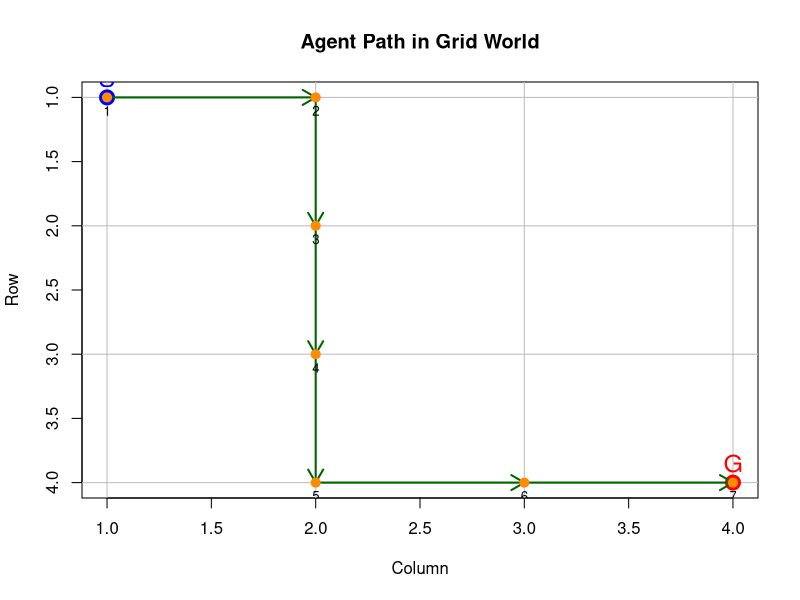

Generate this figure with R:
#---------------------------------------
# Agent Path in Grid World (Enhanced)
#---------------------------------------

grid_size <- 4

# Example trajectory
x <- c(1,1,2,3,4,4,4)   # row positions
y <- c(1,2,2,2,2,3,4)   # column positions

plot(1:grid_size,
     1:grid_size,
     type="n",
     xlim=c(1,4),
     ylim=c(4,1),   # flip y-axis so row 1 is at bottom
     xlab="Column",
     ylab="Row",
     main="Agent Path in Grid World")

# Draw grid lines
abline(v=1:4, col="gray")
abline(h=1:4, col="gray")

# Mark start and goal
points(1,1,pch=19,col="blue",cex=2)
text(1,1,"S",pos=3,col="blue",cex=1.5)

points(4,4,pch=19,col="red",cex=2)
text(4,4,"G",pos=3,col="red",cex=1.5)

# Draw path with arrows
arrows(y[-length(y)], x[-length(x)],
       y[-1], x[-1],
       length=0.15, col="darkgreen", lwd=2)

# Mark steps along the path
points(y,x,pch=19,cex=1.2,col="darkorange")
text(y,x,labels=1:length(x),pos=1,cex=0.8,col="black")
